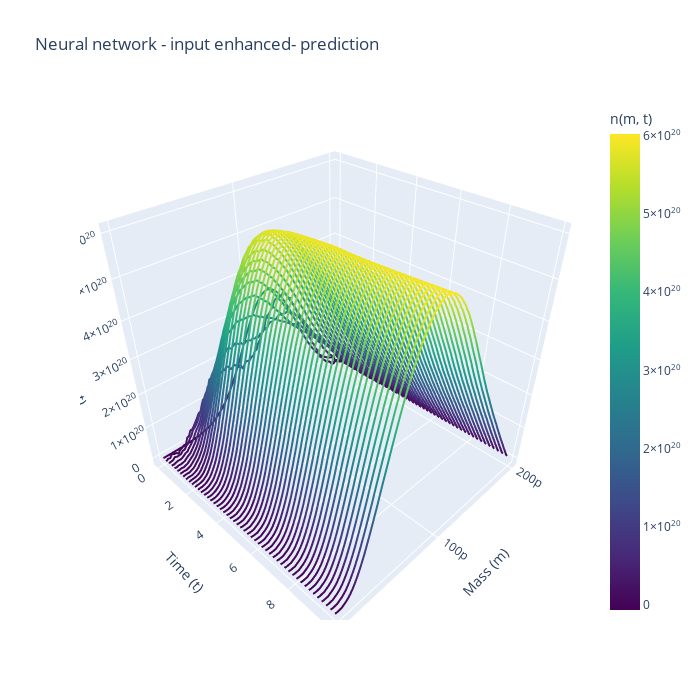

The cell this chart's notebook holds for it:
### Code cell
#prediction step
n0=Dataset_plot_validation[0]["n"][:,0]
S0=Dataset_plot_validation[0]["initial_substrate"]
N_input_enhanced,S_input_enhanced = rollout(model=model2, n0=n0, s0=S0, steps=T-1, n_max=n_max, S_max=S_max,return_numpy=True)

plot_spaghetti(m=m,t=torch.linspace(0,10,T),N=N_input_enhanced,title="Neural network - input enhanced- prediction")
biomass_input_enhanced  = (N_input_enhanced  * m.numpy()[:,None]).sum(axis=0) * delta_m.numpy()
plt.plot(t_eval,biomass_input_enhanced,label="Neural Network Biomass")
plt.plot(t_eval,S_input_enhanced,label="Neural Network Substrate")
plt.legend()
plt.grid()
plt.show()
